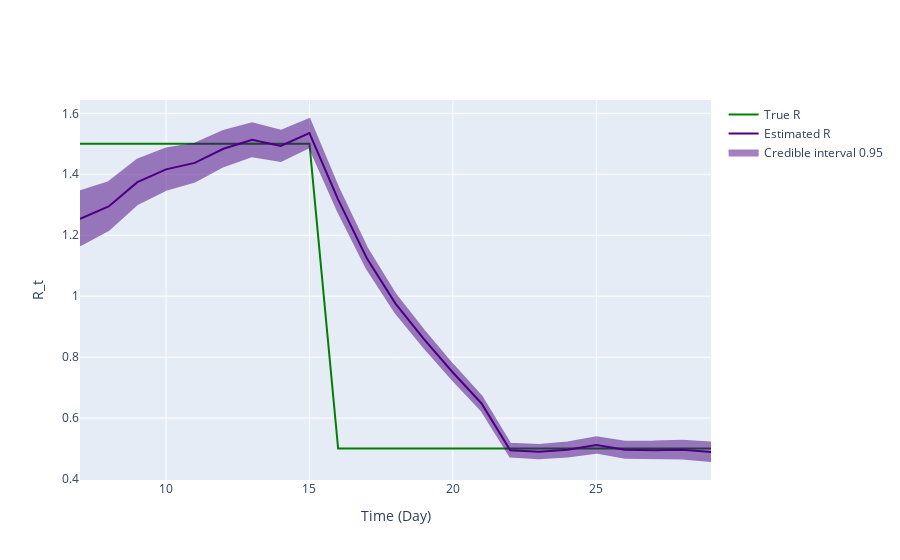

Source (notebook cell):
### Code cell
fig = ReproductionNumberPlot()

fig.add_ground_truth_rt(ground_truth)
fig.add_interval_rt(interval)

fig.update_labels(time_label='Time (Day)', r_label='R_t')

fig.show_figure()

### Figure 1 — Plotly figure (JSON) as saved in the notebook; plotly's stock layout.template omitted (floating-point values rounded to 4 significant figures)
{"data": [{"line": {"color": "green"}, "mode": "lines", "name": "True R", "type": "scatter", "x": [7, 8, 9, 10, 11, 12, 13, 14, 15, 16, 17, 18, 19, 20, 21, 22, 23, 24, 25, 26, 27, 28, 29], "y": [1.5, 1.5, 1.5, 1.5, 1.5, 1.5, 1.5, 1.5, 1.5, 0.5, 0.5, 0.5, 0.5, 0.5, 0.5, 0.5, 0.5, 0.5, 0.5, 0.5, 0.5, 0.5, 0.5]}, {"line": {"color": "indigo"}, "mode": "lines", "name": "Estimated R", "type": "scatter", "x": [7, 8, 9, 10, 11, 12, 13, 14, 15, 16, 17, 18, 19, 20, 21, 22, 23, 24, 25, 26, 27, 28, 29], "y": [1.254, 1.295, 1.374, 1.416, 1.437, 1.484, 1.513, 1.493, 1.535, 1.317, 1.125, 0.9756, 0.8586, 0.7496, 0.648, 0.4945, 0.4896, 0.4965, 0.5115, 0.4961, 0.4947, 0.4958, 0.4891]}, {"fill": "toself", "fillcolor": "indigo", "line": {"color": "indigo"}, "mode": "lines", "name": "Credible interval 0.95", "opacity": 0.5, "type": "scatter", "x": [7, 8, 9, 10, 11, 12, 13, 14, 15, 16, 17, 18, 19, 20, 21, 22, 23, 24, 25, 26, 27, 28, 29, 29, 28, 27, 26, 25, 24, 23, 22, 21, 20, 19, 18, 17, 16, 15, 14, 13, 12, 11, 10, 9, 8, 7], "y": [1.344, 1.374, 1.448, 1.484, 1.5, 1.542, 1.567, 1.543, 1.581, 1.357, 1.159, 1.006, 0.8861, 0.775, 0.6717, 0.5157, 0.5115, 0.5199, 0.5369, 0.5227, 0.5228, 0.5255, 0.52, 0.4592, 0.4671, 0.4674, 0.4701, 0.4867, 0.4736, 0.4682, 0.4737, 0.6247, 0.7246, 0.8316, 0.9458, 1.091, 1.277, 1.489, 1.444, 1.459, 1.426, 1.376, 1.349, 1.302, 1.217, 1.167]}], "layout": {"hovermode": "x unified", "xaxis": {"title": {"text": "Time (Day)"}}, "yaxis": {"title": {"text": "R_t"}}}}
